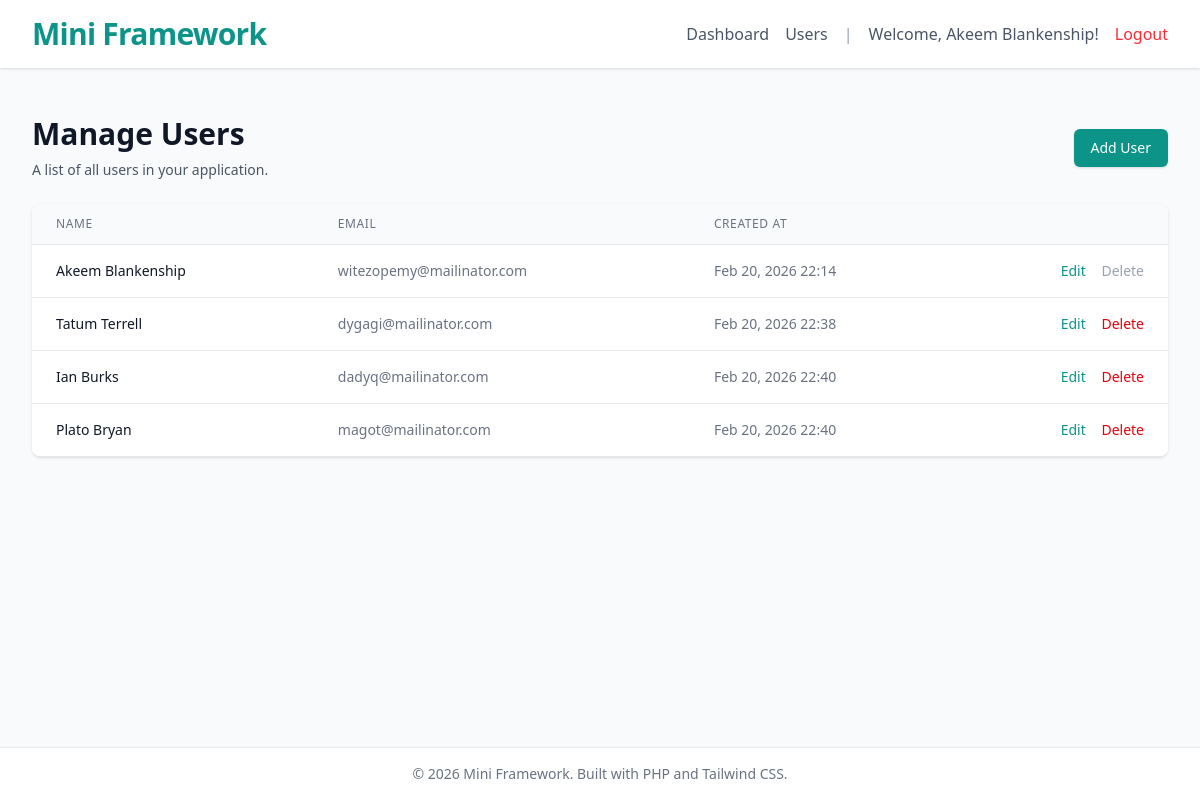
Before: /users (signed in) with the older database file.
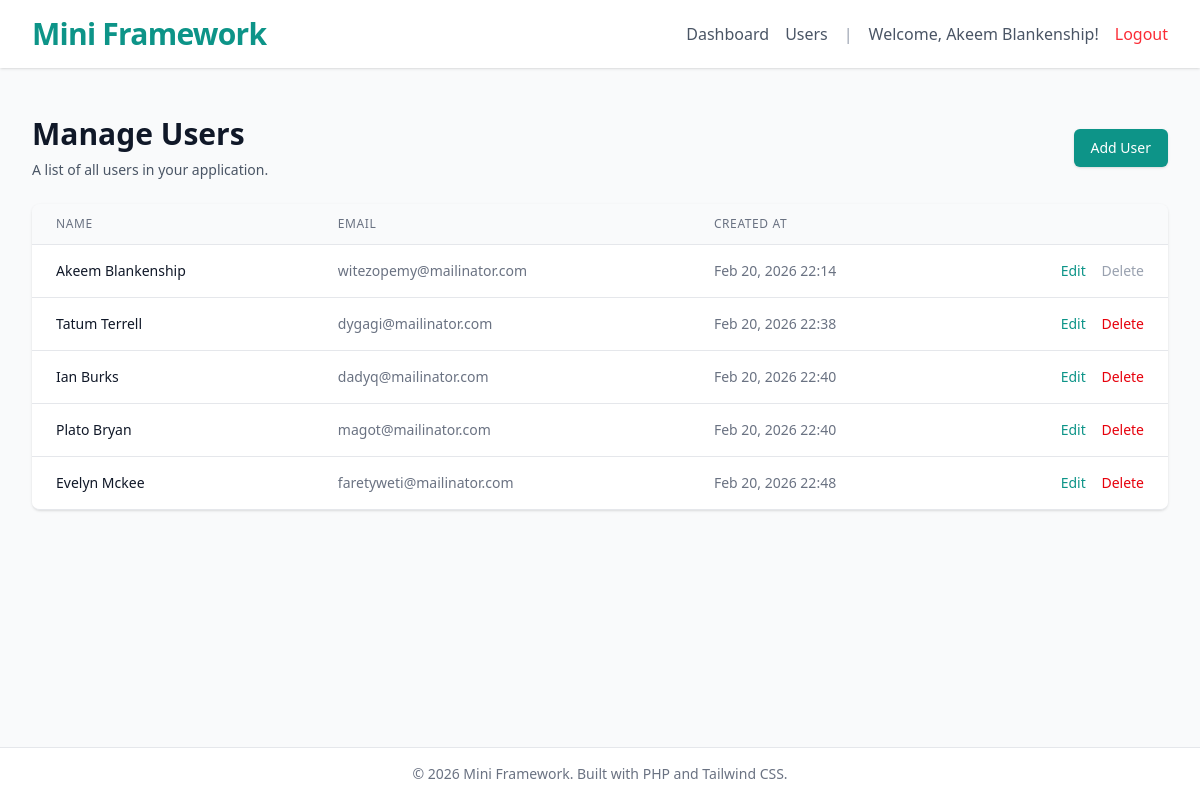
After: the same page with the newer database file.
### tables this page shows
CREATE TABLE users (
        id INTEGER PRIMARY KEY AUTOINCREMENT,
        name TEXT NOT NULL,
        email TEXT UNIQUE NOT NULL,
        password TEXT NOT NULL,
        created_at DATETIME DEFAULT CURRENT_TIMESTAMP,
        updated_at DATETIME DEFAULT CURRENT_TIMESTAMP
    );

### app/Controllers/UserController.php (called while the page is built, shortened)
<?php
class UserController extends Controller
{
    private User $userModel;
    public function __construct()
    {
        $this->userModel = new User();
    }
    public function index()
    {
        $users = $this->userModel->all();
        $this->view('users/index', [
            'title' => 'Manage Users',
            'users' => $users
        ]);
    }
}

### public/index.php (called while the page is built, shortened)
<?php
$router = new Router();
$uri = parse_url($_SERVER['REQUEST_URI'])['path'];
$method = $_SERVER['REQUEST_METHOD'];
$router->dispatch($uri, $method);

### config/database.php (called while the page is built, shortened)
<?php
return [
    'connection' => 'sqlite',
    'host' => '127.0.0.1',
    'port' => '3306',
    'database' => __DIR__ . '/../database/database.sqlite',
    'username' => 'root',
    'password' => '',
    'options' => [
        PDO::ATTR_ERRMODE => PDO::ERRMODE_EXCEPTION,
        PDO::ATTR_DEFAULT_FETCH_MODE => PDO::FETCH_ASSOC,
        PDO::ATTR_EMULATE_PREPARES => false,
    ]
];

### app/Core/Database.php (called while the page is built, shortened)
<?php
class Database
{
    private static ?PDO $connection = null;
    public static function connect(): PDO
    {
        if (self::$connection === null) {
            $config = require __DIR__ . '/../../config/database.php';
            try {
                $dsn = $config['connection'] === 'sqlite'
                    ? "sqlite:{$config['database']}"
                    : "{$config['connection']}:host={$config['host']};port={$config['port']};dbname={$config['database']}";
                self::$connection = new PDO($dsn, $config['username'], $config['password'], $config['options']);
            } catch (PDOException $e) {
                die("Could not connect to the database. Please check your configuration. Error: " . $e->getMessage());
            }
        }
        return self::$connection;
    }
}

### app/Core/Model.php (called while the page is built, shortened)
<?php
abstract class Model
{
    protected ?PDO $db;
    protected string $table;
    public function __construct()
    {
        $this->db = Database::connect();
    }
    public function all(): array
    {
        $stmt = $this->db->prepare("SELECT * FROM {$this->table}");
        $stmt->execute();
        return $stmt->fetchAll(PDO::FETCH_ASSOC);
    }
}

### views/users/index.php (the view, shortened to what this page needs)
<div class="py-6 sm:px-0">
    <div class="mb-6 flex justify-between items-center">
        <div>
            <h2 class="text-3xl font-extrabold text-gray-900">Manage Users</h2>
            <p class="mt-2 text-sm text-gray-600">A list of all users in your application.</p>
        </div>
        <a href="/users/create" class="inline-flex items-center justify-center px-4 py-2 border border-transparent text-sm font-medium rounded-md shadow-sm text-white bg-primary hover:bg-secondary active:scale-95 transition-all focus:outline-none focus:ring-2 focus:ring-offset-2 focus:ring-primary">
            Add User
        </a>
    </div>
    <div class="flex flex-col">
        <div class="-my-2 overflow-x-auto sm:-mx-6 lg:-mx-8">
            <div class="py-2 align-middle inline-block min-w-full sm:px-6 lg:px-8">
                <div class="shadow overflow-hidden border-b border-gray-200 sm:rounded-lg">
                    <table class="min-w-full divide-y divide-gray-200">
                        <thead class="bg-gray-50">
                            <tr>
                                <th scope="col" class="px-6 py-3 text-left text-xs font-medium text-gray-500 uppercase tracking-wider">
                                    Name
                                </th>
                                <th scope="col" class="px-6 py-3 text-left text-xs font-medium text-gray-500 uppercase tracking-wider">
                                    Email
                                </th>
                                <th scope="col" class="px-6 py-3 text-left text-xs font-medium text-gray-500 uppercase tracking-wider">
                                    Created At
                                </th>
                                <th scope="col" class="relative px-6 py-3">
                                </th>
                            </tr>
                        </thead>
                        <tbody class="bg-white divide-y divide-gray-200">
                            <?php foreach ($users as $user): ?>
                                <tr>
                                    <td class="px-6 py-4 whitespace-nowrap text-sm font-medium text-gray-900">
                                        <?= htmlspecialchars($user['name']) ?>
                                    </td>
                                    <td class="px-6 py-4 whitespace-nowrap text-sm text-gray-500">
                                        <?= htmlspecialchars($user['email']) ?>
                                    </td>
                                    <td class="px-6 py-4 whitespace-nowrap text-sm text-gray-500">
                                        <?= htmlspecialchars(date('M j, Y H:i', strtotime($user['created_at']))) ?>
                                    </td>
                                    <td class="px-6 py-4 whitespace-nowrap text-right text-sm font-medium">
                                        <a href="/users/<?= $user['id'] ?>/edit" class="text-primary hover:text-secondary mr-3 text-medium">Edit</a>
                                        <?php if ($user['id'] !== $_SESSION['user_id']): ?>
                                            <form action="/users/<?= $user['id'] ?>/delete" method="POST" class="inline" onsubmit="confirmDeletion(event, this)">
                                                <button type="submit" class="text-red-600 hover:text-red-900 font-medium">Delete</button>
                                            </form>
                                        <?php else: ?>
                                            <span class="text-gray-400 cursor-not-allowed">Delete</span>
                                        <?php endif; ?>
                                    </td>
                                </tr>
                            <?php endforeach; ?>
                        </tbody>
                    </table>
                </div>
            </div>
        </div>
    </div>
</div>
<?php
$content = ob_get_clean();
require __DIR__ . '/../../views/layout.php';
?>

### app/Core/Router.php (shortened to what this page needs)
<?php
class Router
{
    private array $routes = [];
    private function addRoute(string $method, string $uri, array|callable $action): void
    {
        $this->routes[] = compact('method', 'uri', 'action');
    }
    public function dispatch(string $uri, string $requestMethod): mixed
    {
        foreach ($this->routes as $route) {
            $pattern = "#^" . $route['uri'] . "$#";
            if ($route['method'] === $requestMethod && preg_match($pattern, $uri, $matches)) {
                array_shift($matches);
                $action = $route['action'];
                if (is_array($action)) {
                    [$class, $method] = $action;
                    if (class_exists($class)) {
                        $controller = new $class();
                        if (method_exists($controller, $method)) {
                            return call_user_func_array([$controller, $method], $matches);
                        }
                    }
                }
            }
        }
        return $this->abort();
    }
}

### app/Core/Controller.php (shortened to what this page needs)
<?php
class Controller
{
    protected function view(string $name, array $data = []): void
    {
        extract($data);
        $viewPath = __DIR__ . "/../../views/{$name}.php";
        if (file_exists($viewPath)) {
            require $viewPath;
        } else {
            echo "View [{$name}] not found.";
        }
    }
}

### views/layout.php (shortened to what this page needs)
<!DOCTYPE html>
<html lang="en">
<head>
    <link rel="stylesheet" href="/css/app.css">
</head>
<body class="bg-gray-50 text-gray-800 font-sans antialiased">
    <div class="min-h-screen flex flex-col">
        <header class="bg-white shadow">
            <div class="max-w-7xl mx-auto py-4 px-4 sm:px-6 lg:px-8 flex justify-between items-center">
                <a href="/" class="text-3xl font-bold tracking-tight text-primary hover:text-secondary transition">Mini Framework</a>
                <nav class="flex space-x-4">
                    <?php if (isset($_SESSION['user_id'])): ?>
                        <a href="/dashboard" class="text-gray-600 hover:text-gray-900 font-medium self-center">Dashboard</a>
                        <a href="/users" class="text-gray-600 hover:text-gray-900 font-medium self-center">Users</a>
                        <span class="text-gray-400 self-center">|</span>
                        <span class="text-gray-600 self-center">Welcome, <?= htmlspecialchars($_SESSION['user_name']) ?>!</span>
                        <form action="/logout" method="POST" class="inline">
                            <button type="submit" class="text-red-500 hover:text-red-700 font-medium">Logout</button>
                        </form>
                    <?php else: ?>
                        <a href="/login" class="text-gray-600 hover:text-gray-900 font-medium">Login</a>
                        <a href="/register" class="bg-primary text-white px-3 py-1 rounded hover:bg-secondary font-medium transition">Register</a>
                    <?php endif; ?>
                </nav>
            </div>
        </header>
        <main class="flex-grow">
            <div class="max-w-7xl mx-auto py-6 sm:px-6 lg:px-8">
                <?= $content ?? '' ?>
            </div>
        </main>
        <footer class="bg-white border-t border-gray-200 mt-auto">
            <div class="max-w-7xl mx-auto py-4 px-4 sm:px-6 lg:px-8 text-center text-sm text-gray-500">
                &copy; <?= date('Y') ?> Mini Framework. Built with PHP and Tailwind CSS.
            </div>
    </div>
</body>
</html>

Changed rows visible on the page:
added users: name "Evelyn Mckee", email "faretyweti@mailinator.com", created_at "Feb 20, 2026 22:48"
